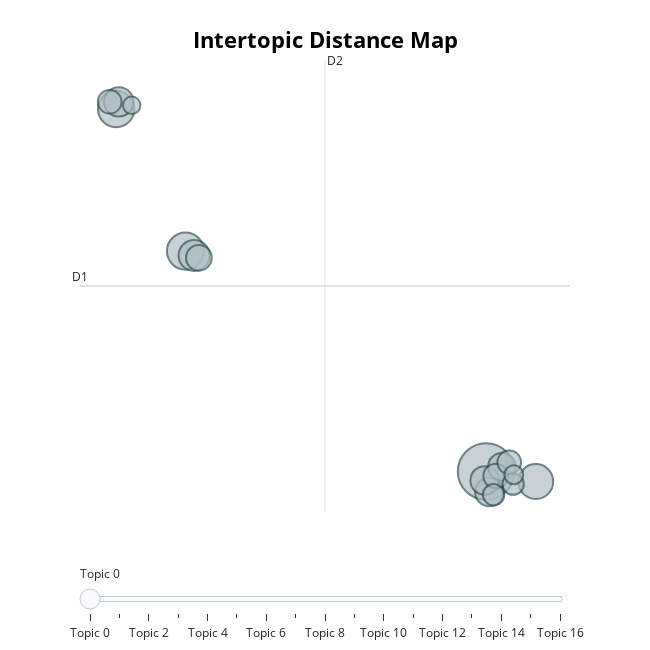

Notebook cell for this chart:
### Code cell
# Visualize intertopic distance map
politics_results['topic_distance_map']

### Figure 1 — Plotly figure (JSON) as saved in the notebook; plotly's stock layout.template omitted (floating-point values rounded to 4 significant figures)
{"data": [{"customdata": [[0, "brown | blair | election | labour | prime", 63], [1, "school | child | education | government | sport", 27], [2, "trial | suspect | law | human | right", 26], [3, "lib | kennedy | party | dems | tax", 24], [4, "union | pension | worker | service | government", 19], [5, "police | sentence | murder | law | lord", 17], [6, "howard | tory | tax | election | labour", 16], [7, "eu | straw | constitution | referendum | embargo", 16], [8, "lords | reform | woman | lord | minority", 15], [9, "asylum | immigration | uk | plan | system", 13], [10, "aid | world | brown | g8 | africa", 12], [11, "hunt | hunting | ban | animal | police", 11], [12, "ukip | kilroysilk | party | veritas | robert", 11], [13, "blunkett | nanny | secretary | blunketts | visa", 9], [14, "tory | conservative | sayeed | party | mp", 9], [15, "livingstone | jewish | mayor | apologise | ken", 7], [16, "mcconnell | regiment | drinking | drink | scottish", 6]], "hovertemplate": "<b>Topic %{customdata[0]}</b><br>%{customdata[1]}<br>Size: %{customdata[2]}", "legendgroup": "", "marker": {"color": "#B0BEC5", "line": {"color": "DarkSlateGrey", "width": 2}, "size": [63, 27, 26, 24, 19, 17, 16, 16, 15, 13, 12, 11, 11, 9, 9, 7, 6], "sizemode": "area", "sizeref": 0.03938, "symbol": "circle"}, "mode": "markers", "name": "", "orientation": "v", "showlegend": false, "type": "scatter", "x": [6.182, -4.229, -6.629, 7.901, -3.931, -6.538, 6.296, 6.133, 6.73, -3.765, 6.514, -6.853, 6.982, 7.117, 6.44, 7.139, -6.091], "xaxis": "x", "y": [-6.355, 8.927, 18.78, -7.044, 8.628, 19.27, -7.768, -6.966, -6.026, 8.463, -6.662, 19.28, -5.707, -7.227, -7.963, -6.575, 19.04], "yaxis": "y"}], "layout": {"annotations": [{"showarrow": false, "text": "D1", "x": -7.881, "y": 6.509, "yshift": 10}, {"showarrow": false, "text": "D2", "x": 0.6029, "xshift": 10, "y": 22.17}], "height": 650, "hoverlabel": {"bgcolor": "white", "font": {"family": "Rockwell", "size": 16}}, "legend": {"itemsizing": "constant", "tracegroupgap": 0}, "margin": {"t": 60}, "shapes": [{"line": {"color": "#CFD8DC", "width": 2}, "type": "line", "x0": 0.6029, "x1": 0.6029, "y0": -9.157, "y1": 22.17}, {"line": {"color": "#9E9E9E", "width": 2}, "type": "line", "x0": -7.881, "x1": 9.087, "y0": 6.509, "y1": 6.509}], "sliders": [{"active": 0, "pad": {"t": 50}, "steps": [{"args": [{"marker.color": [["red", "#B0BEC5", "#B0BEC5", "#B0BEC5", "#B0BEC5", "#B0BEC5", "#B0BEC5", "#B0BEC5", "#B0BEC5", "#B0BEC5", "#B0BEC5", "#B0BEC5", "#B0BEC5", "#B0BEC5", "#B0BEC5", "#B0BEC5", "#B0BEC5"]]}], "label": "Topic 0", "method": "update"}, {"args": [{"marker.color": [["#B0BEC5", "red", "#B0BEC5", "#B0BEC5", "#B0BEC5", "#B0BEC5", "#B0BEC5", "#B0BEC5", "#B0BEC5", "#B0BEC5", "#B0BEC5", "#B0BEC5", "#B0BEC5", "#B0BEC5", "#B0BEC5", "#B0BEC5", "#B0BEC5"]]}], "label": "Topic 1", "method": "update"}, {"args": [{"marker.color": [["#B0BEC5", "#B0BEC5", "red", "#B0BEC5", "#B0BEC5", "#B0BEC5", "#B0BEC5", "#B0BEC5", "#B0BEC5", "#B0BEC5", "#B0BEC5", "#B0BEC5", "#B0BEC5", "#B0BEC5", "#B0BEC5", "#B0BEC5", "#B0BEC5"]]}], "label": "Topic 2", "method": "update"}, {"args": [{"marker.color": [["#B0BEC5", "#B0BEC5", "#B0BEC5", "red", "#B0BEC5", "#B0BEC5", "#B0BEC5", "#B0BEC5", "#B0BEC5", "#B0BEC5", "#B0BEC5", "#B0BEC5", "#B0BEC5", "#B0BEC5", "#B0BEC5", "#B0BEC5", "#B0BEC5"]]}], "label": "Topic 3", "method": "update"}, {"args": [{"marker.color": [["#B0BEC5", "#B0BEC5", "#B0BEC5", "#B0BEC5", "red", "#B0BEC5", "#B0BEC5", "#B0BEC5", "#B0BEC5", "#B0BEC5", "#B0BEC5", "#B0BEC5", "#B0BEC5", "#B0BEC5", "#B0BEC5", "#B0BEC5", "#B0BEC5"]]}], "label": "Topic 4", "method": "update"}, {"args": [{"marker.color": [["#B0BEC5", "#B0BEC5", "#B0BEC5", "#B0BEC5", "#B0BEC5", "red", "#B0BEC5", "#B0BEC5", "#B0BEC5", "#B0BEC5", "#B0BEC5", "#B0BEC5", "#B0BEC5", "#B0BEC5", "#B0BEC5", "#B0BEC5", "#B0BEC5"]]}], "label": "Topic 5", "method": "update"}, {"args": [{"marker.color": [["#B0BEC5", "#B0BEC5", "#B0BEC5", "#B0BEC5", "#B0BEC5", "#B0BEC5", "red", "#B0BEC5", "#B0BEC5", "#B0BEC5", "#B0BEC5", "#B0BEC5", "#B0BEC5", "#B0BEC5", "#B0BEC5", "#B0BEC5", "#B0BEC5"]]}], "label": "Topic 6", "method": "update"}, {"args": [{"marker.color": [["#B0BEC5", "#B0BEC5", "#B0BEC5", "#B0BEC5", "#B0BEC5", "#B0BEC5", "#B0BEC5", "red", "#B0BEC5", "#B0BEC5", "#B0BEC5", "#B0BEC5", "#B0BEC5", "#B0BEC5", "#B0BEC5", "#B0BEC5", "#B0BEC5"]]}], "label": "Topic 7", "method": "update"}, {"args": [{"marker.color": [["#B0BEC5", "#B0BEC5", "#B0BEC5", "#B0BEC5", "#B0BEC5", "#B0BEC5", "#B0BEC5", "#B0BEC5", "red", "#B0BEC5", "#B0BEC5", "#B0BEC5", "#B0BEC5", "#B0BEC5", "#B0BEC5", "#B0BEC5", "#B0BEC5"]]}], "label": "Topic 8", "method": "update"}, {"args": [{"marker.color": [["#B0BEC5", "#B0BEC5", "#B0BEC5", "#B0BEC5", "#B0BEC5", "#B0BEC5", "#B0BEC5", "#B0BEC5", "#B0BEC5", "red", "#B0BEC5", "#B0BEC5", "#B0BEC5", "#B0BEC5", "#B0BEC5", "#B0BEC5", "#B0BEC5"]]}], "label": "Topic 9", "method": "update"}, {"args": [{"marker.color": [["#B0BEC5", "#B0BEC5", "#B0BEC5", "#B0BEC5", "#B0BEC5", "#B0BEC5", "#B0BEC5", "#B0BEC5", "#B0BEC5", "#B0BEC5", "red", "#B0BEC5", "#B0BEC5", "#B0BEC5", "#B0BEC5", "#B0BEC5", "#B0BEC5"]]}], "label": "Topic 10", "method": "update"}, {"args": [{"marker.color": [["#B0BEC5", "#B0BEC5", "#B0BEC5", "#B0BEC5", "#B0BEC5", "#B0BEC5", "#B0BEC5", "#B0BEC5", "#B0BEC5", "#B0BEC5", "#B0BEC5", "red", "#B0BEC5", "#B0BEC5", "#B0BEC5", "#B0BEC5", "#B0BEC5"]]}], "label": "Topic 11", "method": "update"}, {"args": [{"marker.color": [["#B0BEC5", "#B0BEC5", "#B0BEC5", "#B0BEC5", "#B0BEC5", "#B0BEC5", "#B0BEC5", "#B0BEC5", "#B0BEC5", "#B0BEC5", "#B0BEC5", "#B0BEC5", "red", "#B0BEC5", "#B0BEC5", "#B0BEC5", "#B0BEC5"]]}], "label": "Topic 12", "method": "update"}, {"args": [{"marker.color": [["#B0BEC5", "#B0BEC5", "#B0BEC5", "#B0BEC5", "#B0BEC5", "#B0BEC5", "#B0BEC5", "#B0BEC5", "#B0BEC5", "#B0BEC5", "#B0BEC5", "#B0BEC5", "#B0BEC5", "red", "#B0BEC5", "#B0BEC5", "#B0BEC5"]]}], "label": "Topic 13", "method": "update"}, {"args": [{"marker.color": [["#B0BEC5", "#B0BEC5", "#B0BEC5", "#B0BEC5", "#B0BEC5", "#B0BEC5", "#B0BEC5", "#B0BEC5", "#B0BEC5", "#B0BEC5", "#B0BEC5", "#B0BEC5", "#B0BEC5", "#B0BEC5", "red", "#B0BEC5", "#B0BEC5"]]}], "label": "Topic 14", "method": "update"}, {"args": [{"marker.color": [["#B0BEC5", "#B0BEC5", "#B0BEC5", "#B0BEC5", "#B0BEC5", "#B0BEC5", "#B0BEC5", "#B0BEC5", "#B0BEC5", "#B0BEC5", "#B0BEC5", "#B0BEC5", "#B0BEC5", "#B0BEC5", "#B0BEC5", "red", "#B0BEC5"]]}], "label": "Topic 15", "method": "update"}, {"args": [{"marker.color": [["#B0BEC5", "#B0BEC5", "#B0BEC5", "#B0BEC5", "#B0BEC5", "#B0BEC5", "#B0BEC5", "#B0BEC5", "#B0BEC5", "#B0BEC5", "#B0BEC5", "#B0BEC5", "#B0BEC5", "#B0BEC5", "#B0BEC5", "#B0BEC5", "red"]]}], "label": "Topic 16", "method": "update"}]}], "title": {"font": {"color": "Black", "size": 22}, "text": "<b>Intertopic Distance Map</b>", "x": 0.5, "xanchor": "center", "y": 0.95, "yanchor": "top"}, "width": 650, "xaxis": {"anchor": "y", "domain": [0, 1], "range": [-7.881, 9.087], "title": {"text": ""}, "visible": false}, "yaxis": {"anchor": "x", "domain": [0, 1], "range": [-9.157, 22.17], "title": {"text": ""}, "visible": false}}}
